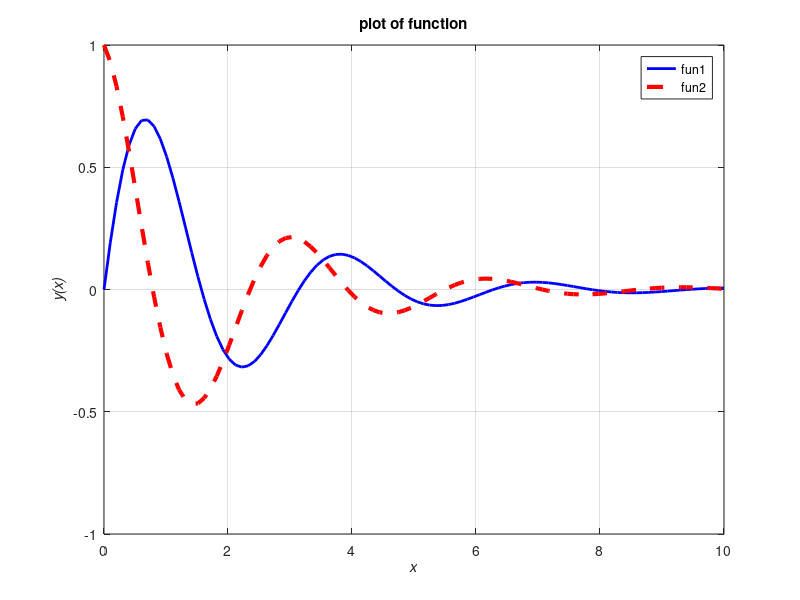

This figure's MATLAB source:
%% Raymundo Alvarez
% March 29,2016
% Assignment #04
% Problem 3_01

% Plot the first function

% Create the linear spacing between samples

x = linspace(0, 10, 100);

fun1 = exp(-0.5.*x).*sin(2.*x);

plot(x,fun1,'b-','lineWidth',2);

hold on; 

% Plot the second function

fun2 = exp(-0.5.*x).*cos(2.*x);

plot(x,fun2,'r--','lineWidth',3);

hold off;

% Set up the title and the x and y label

title('plot of function');

xlabel('\bf\itx');

ylabel('\bf\ity(x)');

legend('fun1','fun2');

grid on;